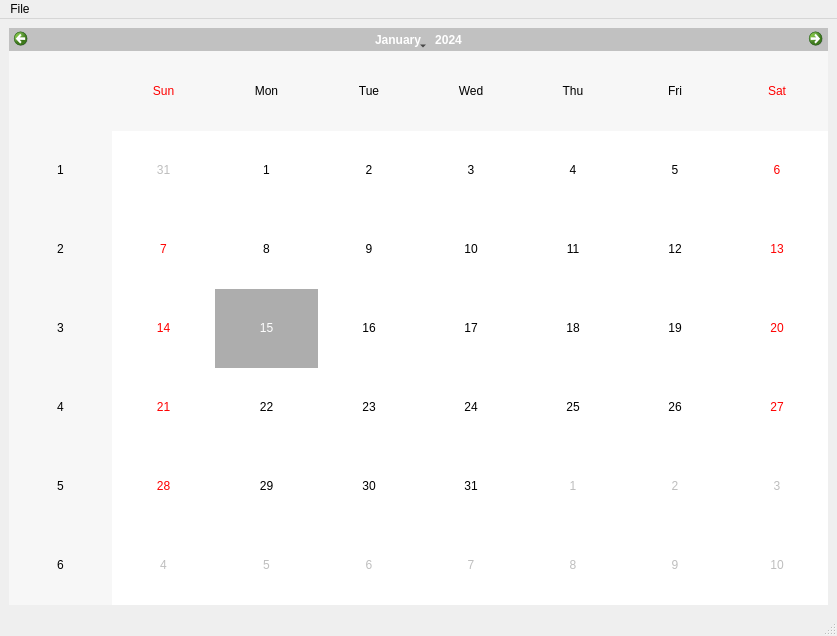
<?xml version="1.0" encoding="UTF-8"?>
<ui version="4.0">
 <class>MainWindow</class>
 <widget class="QMainWindow" name="MainWindow">
  <property name="geometry">
   <rect>
    <x>0</x>
    <y>0</y>
    <width>837</width>
    <height>636</height>
   </rect>
  </property>
  <property name="windowTitle">
   <string>MainWindow</string>
  </property>
  <widget class="QWidget" name="centralwidget">
   <layout class="QGridLayout" name="gridLayout">
    <item row="0" column="0">
     <widget class="QCalendarWidget" name="calendarWidget">
      <property name="styleSheet">
       <string notr="true">
selection-background-color: rgba(170, 170, 170, 170);</string>
      </property>
      <property name="firstDayOfWeek">
       <enum>Qt::Sunday</enum>
      </property>
      <property name="gridVisible">
       <bool>false</bool>
      </property>
      <property name="selectionMode">
       <enum>QCalendarWidget::SingleSelection</enum>
      </property>
      <property name="dateEditAcceptDelay">
       <number>1000</number>
      </property>
     </widget>
    </item>
   </layout>
  </widget>
  <widget class="QMenuBar" name="menubar">
   <property name="geometry">
    <rect>
     <x>0</x>
     <y>0</y>
     <width>837</width>
     <height>22</height>
    </rect>
   </property>
   <widget class="QMenu" name="menuNew">
    <property name="title">
     <string>File</string>
    </property>
    <addaction name="actionNew"/>
    <addaction name="actionOpen"/>
    <addaction name="actionSave_as"/>
   </widget>
   <addaction name="menuNew"/>
  </widget>
  <widget class="QStatusBar" name="statusbar"/>
  <action name="actionNew">
   <property name="text">
    <string>New</string>
   </property>
  </action>
  <action name="actionOpen">
   <property name="text">
    <string>Open</string>
   </property>
  </action>
  <action name="actionSave_as">
   <property name="text">
    <string>Save as...</string>
   </property>
  </action>
 </widget>
 <resources/>
 <connections/>
</ui>
